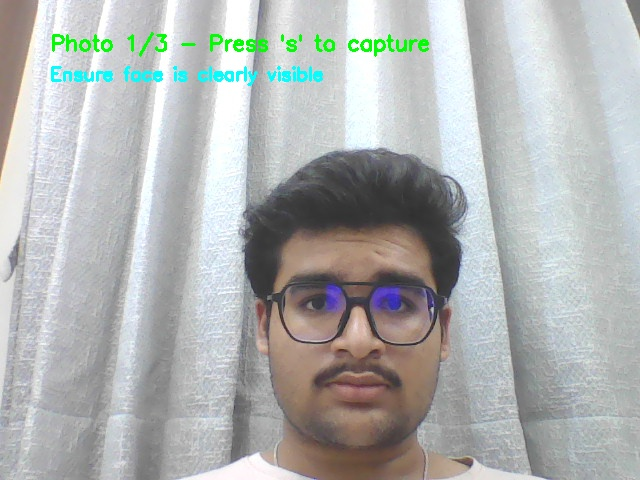
#> input picture known_faces/01_Devarsh/photo_1.jpg, 640 x 480 px
$ python improved_face_recognition.py
#> lines starting #> are read from the running program, lines starting #| are printed output that depends on the picture
import cv2
import numpy as np
import os
import json
import pickle
import sqlite3
from datetime import datetime
import time
import threading
import shutil

class ImprovedFaceRecognition:
    def __init__(self):
        # Initialize face detector
        self.face_cascade = cv2.CascadeClassifier(cv2.data.haarcascades + 'haarcascade_frontalface_default.xml')

        # Database and storage setup
        self.attendance_db = "attendance.db"
        self.known_faces_dir = "known_faces"
        self.face_encodings_file = "face_encodings.pkl"

        # Data structures
        self.known_face_encodings = []
        self.known_face_names = []
        self.face_encodings_loaded = False

        # Tracking variables
        self.current_unknown_face = None
        self.pending_name_input = False
        self.name_input = ""
        self.unknown_face_detected = False
        self.unknown_face_timer = 0

        # Create directories if they don't exist
        os.makedirs(self.known_faces_dir, exist_ok=True)

        # Initialize systems
        self.setup_database()
        self.load_known_faces()
#> in load_known_faces, image is the input picture: shape (480, 640, 3); mean B, G, R 178.1, 179.1, 176.2

    def setup_database(self):
        """Initialize SQLite database for attendance"""
        conn = sqlite3.connect(self.attendance_db)
        cursor = conn.cursor()

        cursor.execute('''
            CREATE TABLE IF NOT EXISTS attendance (
                id INTEGER PRIMARY KEY AUTOINCREMENT,
                name TEXT NOT NULL,
                date TEXT NOT NULL,
                time TEXT NOT NULL,
                status TEXT DEFAULT 'Present',
                created_at TIMESTAMP DEFAULT CURRENT_TIMESTAMP
            )
        ''')

        conn.commit()
        conn.close()
        print("✅ Database initialized successfully")

    def improved_face_encoding(self, image, face_rect):
        """Create an improved face encoding with multiple features"""
        try:
            x, y, w, h = face_rect

            # Extract face region
            face_roi = image[y:y+h, x:x+w]

            # Resize to standard size for consistency
            face_roi = cv2.resize(face_roi, (100, 100))

            # Convert to different color spaces for more features
            gray = cv2.cvtColor(face_roi, cv2.COLOR_BGR2GRAY)
            hsv = cv2.cvtColor(face_roi, cv2.COLOR_BGR2HSV)
            lab = cv2.cvtColor(face_roi, cv2.COLOR_BGR2LAB)

            # Extract multiple features
            features = []

            # 1. Grayscale histogram (64 bins)
            hist_gray = cv2.calcHist([gray], [0], None, [64], [0, 256])
            hist_gray = cv2.normalize(hist_gray, hist_gray).flatten()
            features.extend(hist_gray)

            # 2. HSV histogram (for skin tone)
            hist_h = cv2.calcHist([hsv], [0], None, [32], [0, 180])
            hist_h = cv2.normalize(hist_h, hist_h).flatten()
            features.extend(hist_h)

            # 3. LBP-like features (simplified)
            lbp_features = self.simple_lbp(gray)
            features.extend(lbp_features)

            # 4. Edge features
            edges = cv2.Canny(gray, 50, 150)
            edge_density = np.sum(edges) / (edges.shape[0] * edges.shape[1])
            features.append(edge_density)

            # Convert to numpy array and normalize
            encoding = np.array(features, dtype=np.float32)
            encoding = cv2.normalize(encoding, None, 0, 1, cv2.NORM_MINMAX)

            return encoding
        except Exception as e:
            print(f"❌ Error creating face encoding: {e}")
            return None

    def simple_lbp(self, gray_image):
        """Simple Local Binary Pattern implementation"""
        height, width = gray_image.shape
        features = []

        # Divide image into 4x4 blocks
        block_h, block_w = height // 4, width // 4

        for i in range(4):
            for j in range(4):
                block = gray_image[i*block_h:(i+1)*block_h, j*block_w:(j+1)*block_w]
                if block.size > 0:
                    # Simple texture feature: mean and std of block
                    features.append(np.mean(block))
                    features.append(np.std(block))

        return features

    def load_known_faces(self):
        """Load known faces from directory and generate improved encodings"""
        print("🔄 Loading known faces with improved recognition...")

        # Clear existing data
        self.known_face_encodings = []
        self.known_face_names = []

        # Load from person folders
        face_count = 0
        for person_name in os.listdir(self.known_faces_dir):
            person_dir = os.path.join(self.known_faces_dir, person_name)
            if os.path.isdir(person_dir):
                # Get all images for this person
                image_files = [f for f in os.listdir(person_dir) if f.lower().endswith(('.jpg', '.jpeg', '.png'))]

                if image_files:
                    successful_encodings = 0
                    # Try multiple images for better recognition
                    for image_file in image_files[:3]:  # Use up to 3 images per person
                        image_path = os.path.join(person_dir, image_file)
                        image = cv2.imread(image_path)

                        if image is not None:
                            # Preprocess image
                            processed_image = self.preprocess_image(image)
#> in preprocess_image, `lab = cv2.cvtColor(image, cv2.COLOR_BGR2LAB)`: lab: shape (480, 640, 3); mean of channels 0, 1, 2 184.7, 127.4, 128.3
#> in preprocess_image, `lab[:,:,0] = cv2.createCLAHE(clipLimit=2.0).apply(lab[:,:,0])`: lab: shape (480, 640, 3); mean of channels 0, 1, 2 158.4, 127.4, 128.3
                            gray = cv2.cvtColor(processed_image, cv2.COLOR_BGR2GRAY)

                            # Detect faces with different parameters
                            faces = self.face_cascade.detectMultiScale(
                                gray,
                                scaleFactor=1.05,  # More sensitive
                                minNeighbors=3,    # Less strict
                                minSize=(30, 30),
                                flags=cv2.CASCADE_SCALE_IMAGE
                            )

                            if len(faces) >= 1:
                                # Use the largest face found
                                faces = sorted(faces, key=lambda x: x[2]*x[3], reverse=True)
                                encoding = self.improved_face_encoding(processed_image, faces[0])

                                if encoding is not None:
                                    self.known_face_encodings.append(encoding)
                                    self.known_face_names.append(person_name)
                                    successful_encodings += 1
                                    face_count += 1
                                    break  # One good encoding per person is enough for now

                    if successful_encodings > 0:
                        print(f"✅ Loaded face: {person_name} ({successful_encodings} encodings)")
                    else:
                        print(f"❌ Failed to load face: {person_name}")

        # Save encodings for future use
        self.save_face_encodings()
        print(f"✅ Successfully loaded {face_count} face encodings from {len(set(self.known_face_names))} people")
        self.face_encodings_loaded = True

    def preprocess_image(self, image):
        """Preprocess image for better face detection"""
        try:
            # Resize if image is too large
            height, width = image.shape[:2]
            if height > 800 or width > 800:
                scale = min(800/height, 800/width)
                new_height, new_width = int(height * scale), int(width * scale)
                image = cv2.resize(image, (new_width, new_height))

            # Enhance contrast
            lab = cv2.cvtColor(image, cv2.COLOR_BGR2LAB)
            lab[:,:,0] = cv2.createCLAHE(clipLimit=2.0).apply(lab[:,:,0])
            image = cv2.cvtColor(lab, cv2.COLOR_LAB2BGR)

            return image
        except Exception as e:
            print(f"❌ Error preprocessing image: {e}")
            return image

    def save_face_encodings(self):
        """Save face encodings to file"""
        if self.known_face_encodings:
            data = {
                'encodings': self.known_face_encodings,
                'names': self.known_face_names
            }
            with open(self.face_encodings_file, 'wb') as f:
                pickle.dump(data, f)
            print(f"💾 Saved {len(self.known_face_encodings)} face encodings to cache")

    # [195 lines left out: functions recognize_face, cosine_distance, register_new_face, mark_attendance, not called in this run]

    def run_improved_recognition(self):
        """Run improved face recognition attendance system"""
        if not self.face_encodings_loaded:
            print("❌ No face encodings loaded. Please register faces first.")
            return

        cap = cv2.VideoCapture(0)
        if not cap.isOpened():
            print("❌ Error: Could not open webcam")
            return

        # Set camera resolution
        cap.set(cv2.CAP_PROP_FRAME_WIDTH, 1280)
        cap.set(cv2.CAP_PROP_FRAME_HEIGHT, 720)

        print("\n🎥 Improved Face Recognition Started")
        print("🔍 Using enhanced face matching algorithm")
        print("📊 Known faces:", len(self.known_face_names))

        attendance_marked_today = set()
        recognition_confidence = {}

        while True:
            ret, frame = cap.read()
            if not ret:
                print("❌ Error: Could not read frame")
                break

            display_frame = frame.copy()
            processed_frame = self.preprocess_image(frame)
            gray = cv2.cvtColor(processed_frame, cv2.COLOR_BGR2GRAY)

            # Detect faces
            faces = self.face_cascade.detectMultiScale(
                gray,
                scaleFactor=1.1,
                minNeighbors=5,
                minSize=(50, 50)
            )

            current_time = time.time()
            unknown_detected = False

            for (x, y, w, h) in faces:
                # Create improved face encoding
                face_encoding = self.improved_face_encoding(processed_frame, (x, y, w, h))

                if face_encoding is not None:
                    # Try to recognize face with improved algorithm
                    name = self.recognize_face(face_encoding, threshold=0.3)

                    if name:
                        # Known face
                        color = (0, 255, 0)  # Green
                        thickness = 2

                        if name not in attendance_marked_today:
                            if self.mark_attendance(name):
                                attendance_marked_today.add(name)
                            status = f"✅ {name}"
                        else:
                            status = f"✅ {name} (Marked)"
                    else:
                        # Unknown face
                        unknown_detected = True
                        color = (0, 0, 255)  # Red
                        thickness = 3
                        status = "🔴 UNKNOWN"

                    # Draw rectangle and label
                    cv2.rectangle(display_frame, (x, y), (x+w, y+h), color, thickness)
                    cv2.putText(display_frame, status, (x, y-10),
                               cv2.FONT_HERSHEY_SIMPLEX, 0.6, color, 2)

            # Display statistics
            cv2.putText(display_frame, f"Known Faces: {len(self.known_face_names)}", (10, 30),
                       cv2.FONT_HERSHEY_SIMPLEX, 0.7, (255, 255, 255), 2)
            cv2.putText(display_frame, f"Detected: {len(faces)}", (10, 60),
                       cv2.FONT_HERSHEY_SIMPLEX, 0.7, (255, 255, 255), 2)

            if unknown_detected:
                cv2.putText(display_frame, "STATUS: 🔴 UNKNOWN FACE", (10, 90),
                           cv2.FONT_HERSHEY_SIMPLEX, 0.7, (0, 0, 255), 2)
            else:
                cv2.putText(display_frame, "STATUS: 🟢 ALL KNOWN", (10, 90),
                           cv2.FONT_HERSHEY_SIMPLEX, 0.7, (0, 255, 0), 2)

            cv2.imshow('Improved Face Recognition', display_frame)

            key = cv2.waitKey(1) & 0xFF
            if key == ord('q'):
                break

        cap.release()
        cv2.destroyAllWindows()

def main():
    system = ImprovedFaceRecognition()
#> in load_known_faces, `gray = cv2.cvtColor(processed_image, cv2.COLOR_BGR2GRAY)`:
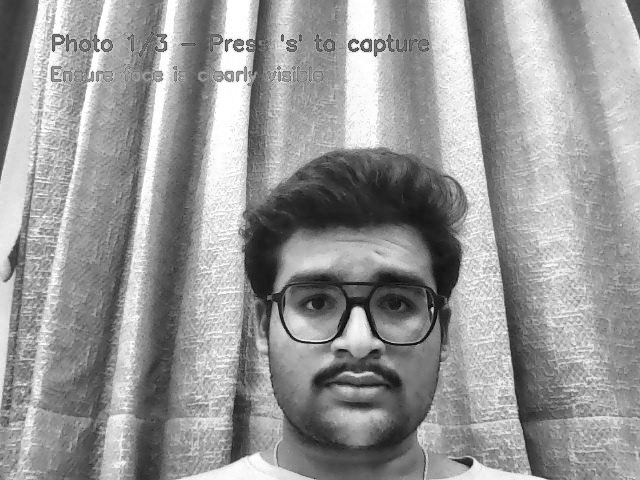
#> gray: shape (480, 640); min 9, max 255, mean 151.5
#> in load_known_faces, `faces = self.face_cascade.detectMultiScale( gray, scaleFactor=1.05,`: faces = 13 rows, first 6: [513, 29, 37, 37], [514, 49, 46, 46], [104, 395, 45, 45], [183, 272, 65, 65], [183, 321, 64, 64], [195, 16, 77, 77]
#> in load_known_faces, `faces = sorted(faces, key=lambda x: x[2]*x[3], reverse=True)`: faces = [[241, 209, 235, 235], [22, 10, 95, 95], [499, 179, 94, 94], [267, 12, 87, 87], [518, 263, 85, 85], [496, 148, 79, 79], [330, 16, 78, 78], [195, 16, 77, 77], [183, 272, 65, 65], [183, 321, 64, 64], [514, 49, 46, 46], [104, 395, 45, 45], [513, 29, 37, 37]]
#> in improved_face_encoding, `x, y, w, h = face_rect`: x = 241; y = 209; w = 235
#> in improved_face_encoding, `gray = cv2.cvtColor(face_roi, cv2.COLOR_BGR2GRAY)`:
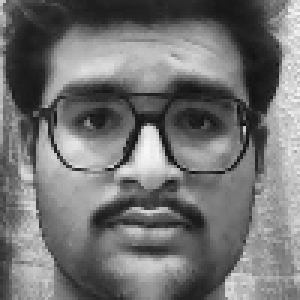
#> gray: shape (100, 100) (shown 3 times larger); min 14, max 247, mean 114.7
#> in improved_face_encoding, `hsv = cv2.cvtColor(face_roi, cv2.COLOR_BGR2HSV)`: hsv: shape (100, 100, 3); mean H, S, V 45.5, 48.2, 128.1
#> in improved_face_encoding, `lab = cv2.cvtColor(face_roi, cv2.COLOR_BGR2LAB)`: lab: shape (100, 100, 3); mean of channels 0, 1, 2 120, 133.1, 131.8
#> in improved_face_encoding, `hist_gray = cv2.calcHist([gray], [0], None, [64], [0, 256])`: hist_gray = 64 values, max 346 at index 7, min 0 at index 0, mean 156.2
#> in improved_face_encoding, `hist_gray = cv2.normalize(hist_gray, hist_gray).flatten()`: hist_gray = 64 values, max 0.239 at index 7, min 0 at index 0, mean 0.108
#> in improved_face_encoding, `hist_h = cv2.calcHist([hsv], [0], None, [32], [0, 180])`: hist_h = 32 values, max 2477 at index 1, min 4 at index 11, mean 312.5
#> in improved_face_encoding, `hist_h = cv2.normalize(hist_h, hist_h).flatten()`: hist_h = 32 values, max 0.646 at index 1, min 0.00104 at index 11, mean 0.0815
#> after the loop in simple_lbp, `for i in range(4):`:
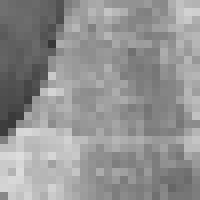
#> block: shape (25, 25) (shown 8 times larger); min 54, max 221, mean 146.5
#> after the loop in simple_lbp, `for i in range(4):`: features = 32 values, max 146.5 at index 30, min 33.34 at index 31, mean 83.28
#> in improved_face_encoding, `lbp_features = self.simple_lbp(gray)`: lbp_features has the same summary as features in simple_lbp
#> in improved_face_encoding, `edges = cv2.Canny(gray, 50, 150)`:
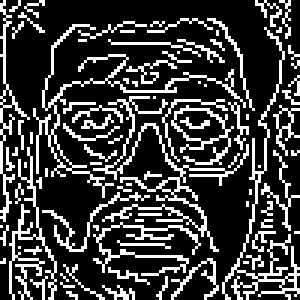
#> edges: shape (100, 100) (shown 3 times larger); 23.9% white in thin lines or dots
#> in improved_face_encoding, `edge_density = np.sum(edges) / (edges.shape[0] * edges.shape[1])`: edge_density = 60.84
#> in improved_face_encoding, `encoding = np.array(features, dtype=np.float32)`: encoding = 129 values, max 146.5 at index 126, min 0 at index 0, mean 21.2
#> in improved_face_encoding, `encoding = cv2.normalize(encoding, None, 0, 1, cv2.NORM_MINMAX)`: encoding = 129 values, max 1 at index 126, min 0 at index 0, mean 0.145
#| 💾 Saved 1 face encodings to cache

    while True:
        print("\n" + "="*60)
        print("           DevMo - IMPROVED Face Recognition System")
        print("="*60)
        print("1. Start Improved Face Recognition")
        print("2. Add New Face (Register Person)")
        print("3. View Today's Attendance")
        print("4. Export Attendance to CSV")
        print("5. View Known Faces")
        print("6. Reload Face Database")
        print("7. Exit")

        choice = input("\nSelect an option (1-7): ").strip()
#> the answer given: 1

        if choice == '1':
            system.run_improved_recognition()
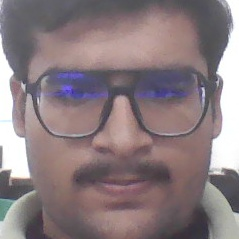
#> input picture temp_face.jpg, 239 x 239 px, given in place of the camera
#> in run_improved_recognition, frame is the input picture: shape (239, 239, 3); mean B, G, R 127.5, 123.9, 138.6
#> in preprocess_image (call 2), `lab = cv2.cvtColor(image, cv2.COLOR_BGR2LAB)`: lab: shape (239, 239, 3); mean of channels 0, 1, 2 135, 134.6, 128
#> in preprocess_image (call 2), `lab[:,:,0] = cv2.createCLAHE(clipLimit=2.0).apply(lab[:,:,0])`: lab: shape (239, 239, 3); mean of channels 0, 1, 2 140.3, 134.6, 128
#> in run_improved_recognition, `gray = cv2.cvtColor(processed_frame, cv2.COLOR_BGR2GRAY)`:
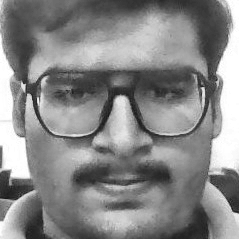
#> gray: shape (239, 239); min 24, max 255, mean 134.9
#> in run_improved_recognition, `faces = self.face_cascade.detectMultiScale( gray, scaleFactor=1.1, min..`: faces = ()
#> after the loop in run_improved_recognition, `for (x, y, w, h) in faces:`: attendance_marked_today = 0 items
#> in run_improved_recognition, `cv2.putText(display_frame, "STATUS: 🟢 ALL KNOWN", (10, 90), cv2.FONT_H..`:
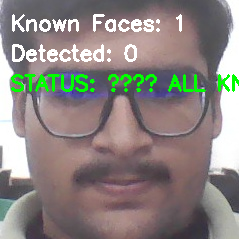
#> display_frame: shape (239, 239, 3); mean B, G, R 128.6, 131.9, 139.4
#> (key q is pressed here)
        elif choice == '2':
            system.register_new_face()
        elif choice == '3':
            system.view_attendance()
        elif choice == '4':
            count = system.export_attendance()
            print(f"Exported {count} attendance records")
        elif choice == '5':
            print(f"\nKnown faces: {len(system.known_face_names)}")
            for name in system.known_face_names:
                person_dir = os.path.join(system.known_faces_dir, name)
                photo_count = len([f for f in os.listdir(person_dir) if f.lower().endswith(('.jpg', '.jpeg', '.png'))])
                print(f"👤 {name} ({photo_count} photos)")
        elif choice == '6':
            print("🔄 Reloading face database...")
            system.load_known_faces()
        elif choice == '7':
            print("Thank you for using DevMo Improved Face Recognition System!")
            break
        else:
            print("Invalid option. Please try again.")

if __name__ == "__main__":
#> (the run stopped early here; a loop or call above may not have finished)
